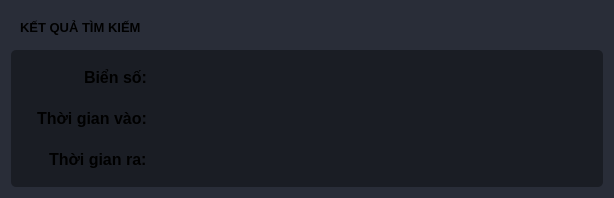
                        <widget class="QFrame" name="frame_display">
                         <property name="styleSheet">
                          <string notr="true">background-color: rgb(41, 45, 56);
border-radius: 5px;</string>
                         </property>
                         <layout class="QVBoxLayout" name="verticalLayout_36">
                          <item>
                           <widget class="QFrame" name="frame_displayTitle">
                            <property name="styleSheet">
                             <string notr="true">background-color: rgb(41, 45, 56);
border-radius: 5px;</string>
                            </property>
                            <layout class="QVBoxLayout" name="verticalLayout_49">
                             <item>
                              <widget class="QLabel" name="txtframeDisplayTitle">
                               <property name="font">
                                <font>
                                 <family>Segoe UI</family>
                                 <pointsize>10</pointsize>
                                 <weight>75</weight>
                                 <bold>true</bold>
                                </font>
                               </property>
                               <property name="styleSheet">
                                <string notr="true"/>
                               </property>
                               <property name="text">
                                <string>KẾT QUẢ TÌM KIẾM</string>
                               </property>
                              </widget>
                             </item>
                            </layout>
                           </widget>
                          </item>
                          <item>
                           <widget class="QFrame" name="frame_displayWidget">
                            <property name="sizePolicy">
                             <sizepolicy hsizetype="Preferred" vsizetype="Preferred">
                              <horstretch>0</horstretch>
                              <verstretch>1</verstretch>
                             </sizepolicy>
                            </property>
                            <property name="styleSheet">
                             <string notr="true">border-radius: 5px;
background-color: rgb(26, 29, 36);</string>
                            </property>
                            <layout class="QHBoxLayout" name="horizontalLayout_22">
                             <item>
                              <widget class="QFrame" name="frame_displayWidgetLeft">
                               <layout class="QVBoxLayout" name="verticalLayout_51">
                                <property name="leftMargin">
                                 <number>1</number>
                                </property>
                                <property name="topMargin">
                                 <number>1</number>
                                </property>
                                <property name="rightMargin">
                                 <number>1</number>
                                </property>
                                <property name="bottomMargin">
                                 <number>1</number>
                                </property>
                                <item>
                                 <widget class="QLineEdit" name="txtQBienSo">
                                  <property name="sizePolicy">
                                   <sizepolicy hsizetype="Minimum" vsizetype="Fixed">
                                    <horstretch>0</horstretch>
                                    <verstretch>0</verstretch>
                                   </sizepolicy>
                                  </property>
                                  <property name="minimumSize">
                                   <size>
                                    <width>130</width>
                                    <height>35</height>
                                   </size>
                                  </property>
                                  <property name="maximumSize">
                                   <size>
                                    <width>130</width>
                                    <height>35</height>
                                   </size>
                                  </property>
                                  <property name="font">
                                   <font>
                                    <family>Segoe UI</family>
                                    <pointsize>12</pointsize>
                                    <weight>75</weight>
                                    <bold>true</bold>
                                   </font>
                                  </property>
                                  <property name="styleSheet">
                                   <string notr="true">background-color: rgb(26, 29, 36);</string>
                                  </property>
                                  <property name="text">
                                   <string>Biển số:</string>
                                  </property>
                                  <property name="alignment">
                                   <set>Qt::AlignRight|Qt::AlignTrailing|Qt::AlignVCenter</set>
                                  </property>
                                  <property name="readOnly">
                                   <bool>true</bool>
                                  </property>
                                 </widget>
                                </item>
                                <item>
                                 <widget class="QLineEdit" name="txtQThoiGianVao">
                                  <property name="sizePolicy">
                                   <sizepolicy hsizetype="Minimum" vsizetype="Fixed">
                                    <horstretch>0</horstretch>
                                    <verstretch>0</verstretch>
                                   </sizepolicy>
                                  </property>
                                  <property name="minimumSize">
                                   <size>
                                    <width>130</width>
                                    <height>35</height>
                                   </size>
                                  </property>
                                  <property name="maximumSize">
                                   <size>
                                    <width>130</width>
                                    <height>35</height>
                                   </size>
                                  </property>
                                  <property name="font">
                                   <font>
                                    <family>Segoe UI</family>
                                    <pointsize>12</pointsize>
                                    <weight>75</weight>
                                    <bold>true</bold>
                                   </font>
                                  </property>
                                  <property name="styleSheet">
                                   <string notr="true">background-color: rgb(26, 29, 36);</string>
                                  </property>
                                  <property name="text">
                                   <string>Thời gian vào:</string>
                                  </property>
                                  <property name="alignment">
                                   <set>Qt::AlignRight|Qt::AlignTrailing|Qt::AlignVCenter</set>
                                  </property>
                                  <property name="readOnly">
                                   <bool>true</bool>
                                  </property>
                                 </widget>
                                </item>
                                <item>
                                 <widget class="QLineEdit" name="txtQThoiGianRa">
                                  <property name="sizePolicy">
                                   <sizepolicy hsizetype="Minimum" vsizetype="Fixed">
                                    <horstretch>0</horstretch>
                                    <verstretch>0</verstretch>
                                   </sizepolicy>
                                  </property>
                                  <property name="minimumSize">
                                   <size>
                                    <width>130</width>
                                    <height>35</height>
                                   </size>
                                  </property>
                                  <property name="maximumSize">
                                   <size>
                                    <width>130</width>
                                    <height>35</height>
                                   </size>
                                  </property>
                                  <property name="font">
                                   <font>
                                    <family>Segoe UI</family>
                                    <pointsize>12</pointsize>
                                    <weight>75</weight>
                                    <bold>true</bold>
                                   </font>
                                  </property>
                                  <property name="styleSheet">
                                   <string notr="true">background-color: rgb(26, 29, 36);</string>
                                  </property>
                                  <property name="text">
                                   <string>Thời gian ra:</string>
                                  </property>
                                  <property name="alignment">
                                   <set>Qt::AlignRight|Qt::AlignTrailing|Qt::AlignVCenter</set>
                                  </property>
                                  <property name="readOnly">
                                   <bool>true</bool>
                                  </property>
                                 </widget>
                                </item>
                               </layout>
                              </widget>
                             </item>
                             <item>
                              <widget class="QFrame" name="frame_displayWidgetRight">
                               <property name="sizePolicy">
                                <sizepolicy hsizetype="Preferred" vsizetype="Preferred">
                                 <horstretch>1</horstretch>
                                 <verstretch>0</verstretch>
                                </sizepolicy>
                               </property>
                               <layout class="QVBoxLayout" name="verticalLayout_50">
                                <property name="leftMargin">
                                 <number>1</number>
                                </property>
                                <property name="topMargin">
                                 <number>1</number>
                                </property>
                                <property name="rightMargin">
                                 <number>1</number>
                                </property>
                                <property name="bottomMargin">
                                 <number>1</number>
                                </property>
                                <item>
                                 <widget class="QLineEdit" name="txtBienSo">
                                  <property name="minimumSize">
                                   <size>
                                    <width>434</width>
                                    <height>35</height>
                                   </size>
                                  </property>
                                  <property name="font">
                                   <font>
                                    <family>Segoe UI</family>
                                    <pointsize>14</pointsize>
                                   </font>
                                  </property>
                                  <property name="styleSheet">
                                   <string notr="true">color: rgb(254, 121, 199);
background-color: rgb(26, 29, 36);</string>
                                  </property>
                                  <property name="text">
                                   <string/>
                                  </property>
                                  <property name="alignment">
                                   <set>Qt::AlignCenter</set>
                                  </property>
                                  <property name="readOnly">
                                   <bool>true</bool>
                                  </property>
                                 </widget>
                                </item>
                                <item>
                                 <widget class="QLineEdit" name="txtThoiGianVao">
                                  <property name="minimumSize">
                                   <size>
                                    <width>434</width>
                                    <height>35</height>
                                   </size>
                                  </property>
                                  <property name="font">
                                   <font>
                                    <family>Segoe UI</family>
                                    <pointsize>14</pointsize>
                                   </font>
                                  </property>
                                  <property name="styleSheet">
                                   <string notr="true">color: rgb(254, 121, 199);
background-color: rgb(26, 29, 36);</string>
                                  </property>
                                  <property name="text">
                                   <string/>
                                  </property>
                                  <property name="alignment">
                                   <set>Qt::AlignCenter</set>
                                  </property>
                                  <property name="readOnly">
                                   <bool>true</bool>
                                  </property>
                                 </widget>
                                </item>
                                <item>
                                 <widget class="QLineEdit" name="txtThoiGianRa">
                                  <property name="minimumSize">
                                   <size>
                                    <width>434</width>
                                    <height>35</height>
                                   </size>
                                  </property>
                                  <property name="font">
                                   <font>
                                    <family>Segoe UI</family>
                                    <pointsize>14</pointsize>
                                   </font>
                                  </property>
                                  <property name="styleSheet">
                                   <string notr="true">color: rgb(254, 121, 199);
background-color: rgb(26, 29, 36);</string>
                                  </property>
                                  <property name="text">
                                   <string/>
                                  </property>
                                  <property name="alignment">
                                   <set>Qt::AlignCenter</set>
                                  </property>
                                  <property name="readOnly">
                                   <bool>true</bool>
                                  </property>
                                 </widget>
                                </item>
                               </layout>
                              </widget>
                             </item>
                            </layout>
                           </widget>
                          </item>
                         </layout>
                        </widget>
